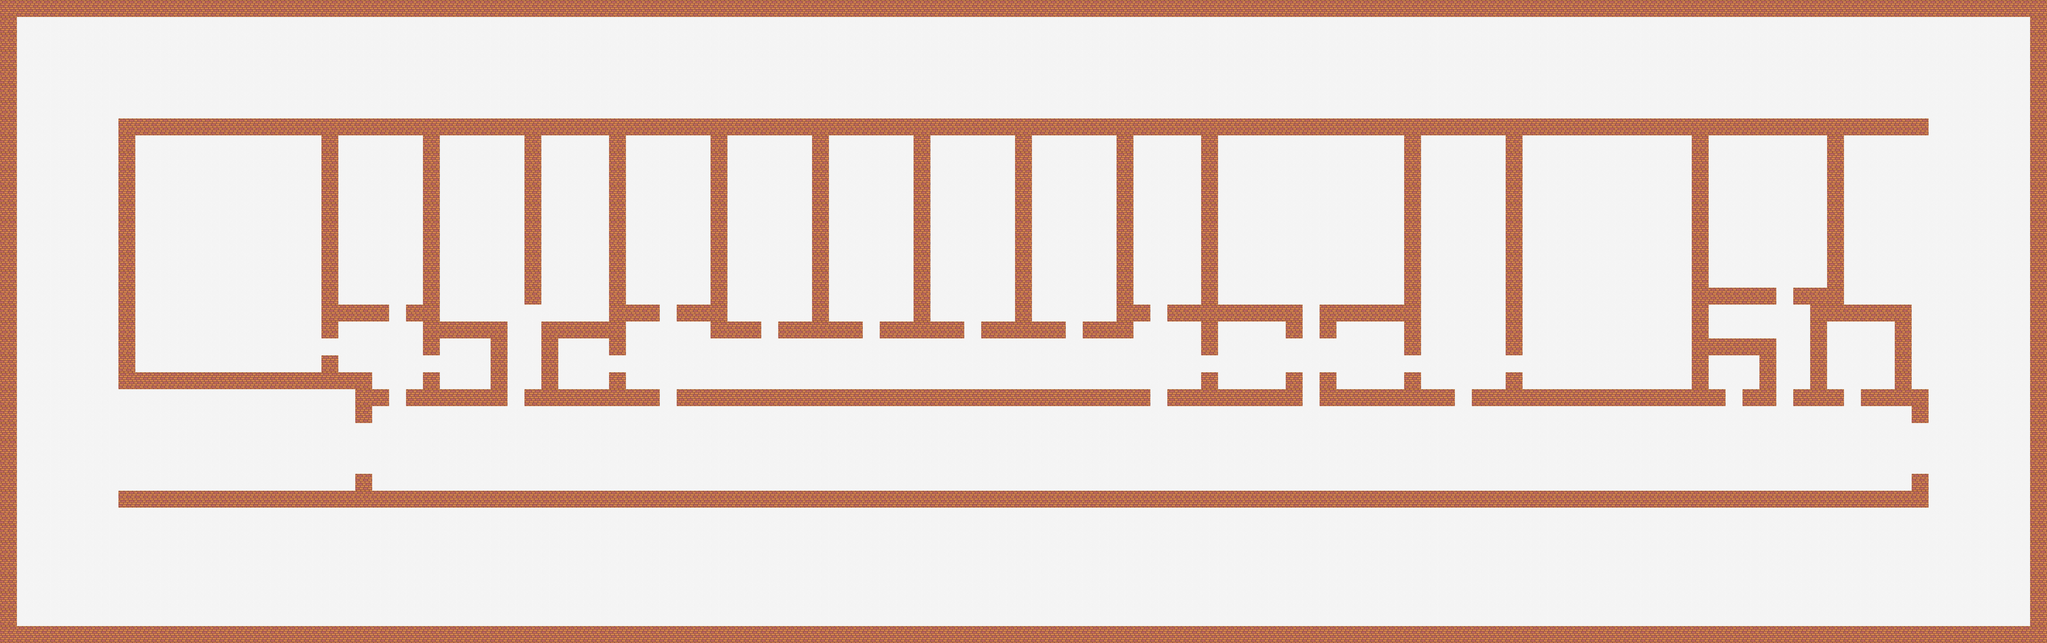

The image is a tile-based game level rendered from a .tmx file. Its description and source (layers, tilesets, objects; grid data summarised) follow:
An orthogonal 121x38 tile map with 60x60 px tiles, 1 tile layer (map).

<map version="1.0" tiledversion="1.0.3" orientation="orthogonal" renderorder="right-down" width="121" height="38" tilewidth="60" tileheight="60" nextobjectid="11">
 <tileset firstgid="1" source="Department.tsx" />
 <layer name="map" width="121" height="38" opacity="0.99">
  <data>[4598 cells, 4598 non-empty, 2 distinct tile ids]</data>
 </layer>
</map>